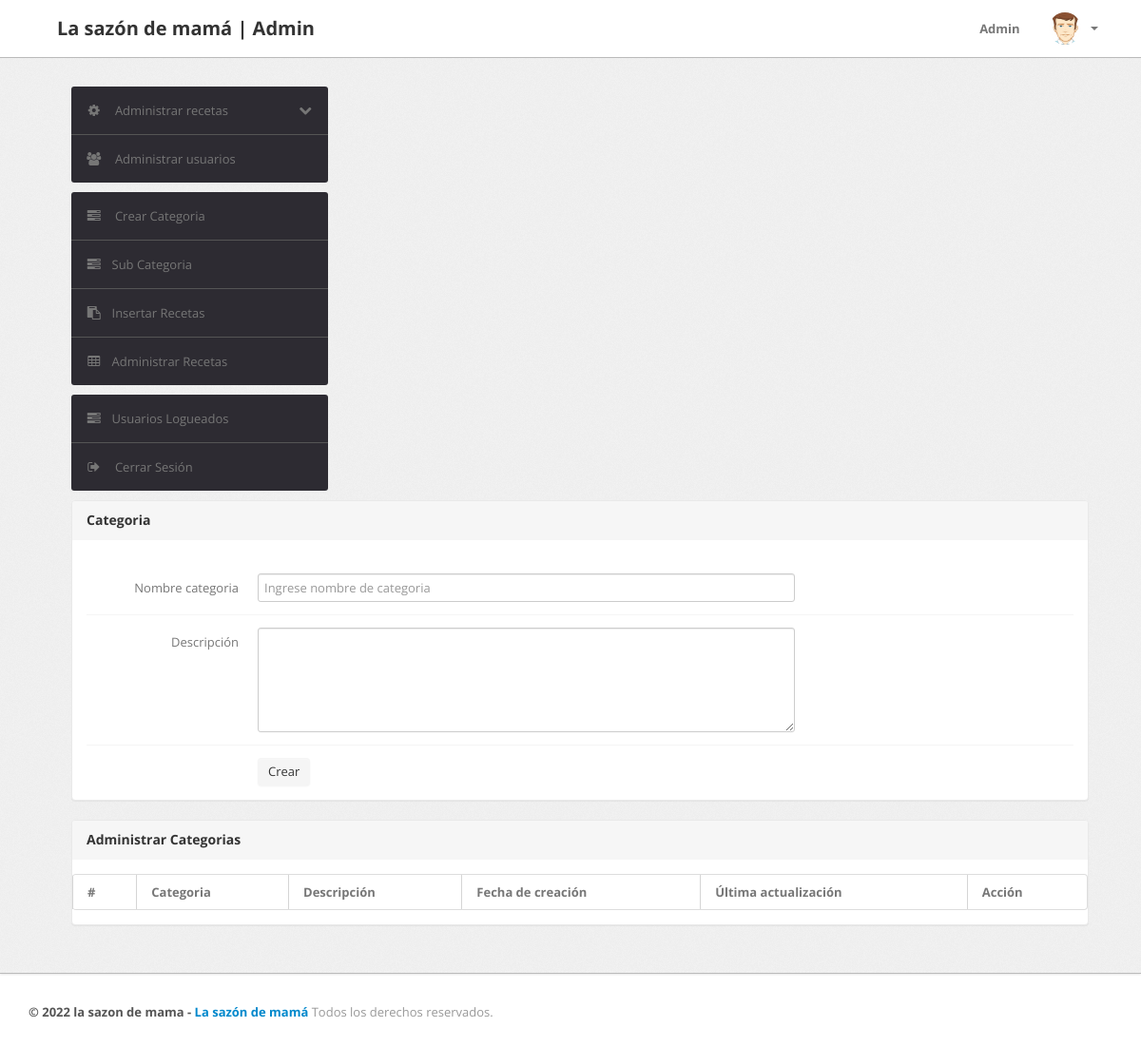
/admin/category.php (signed in), run on an earlier commit of the app's database.
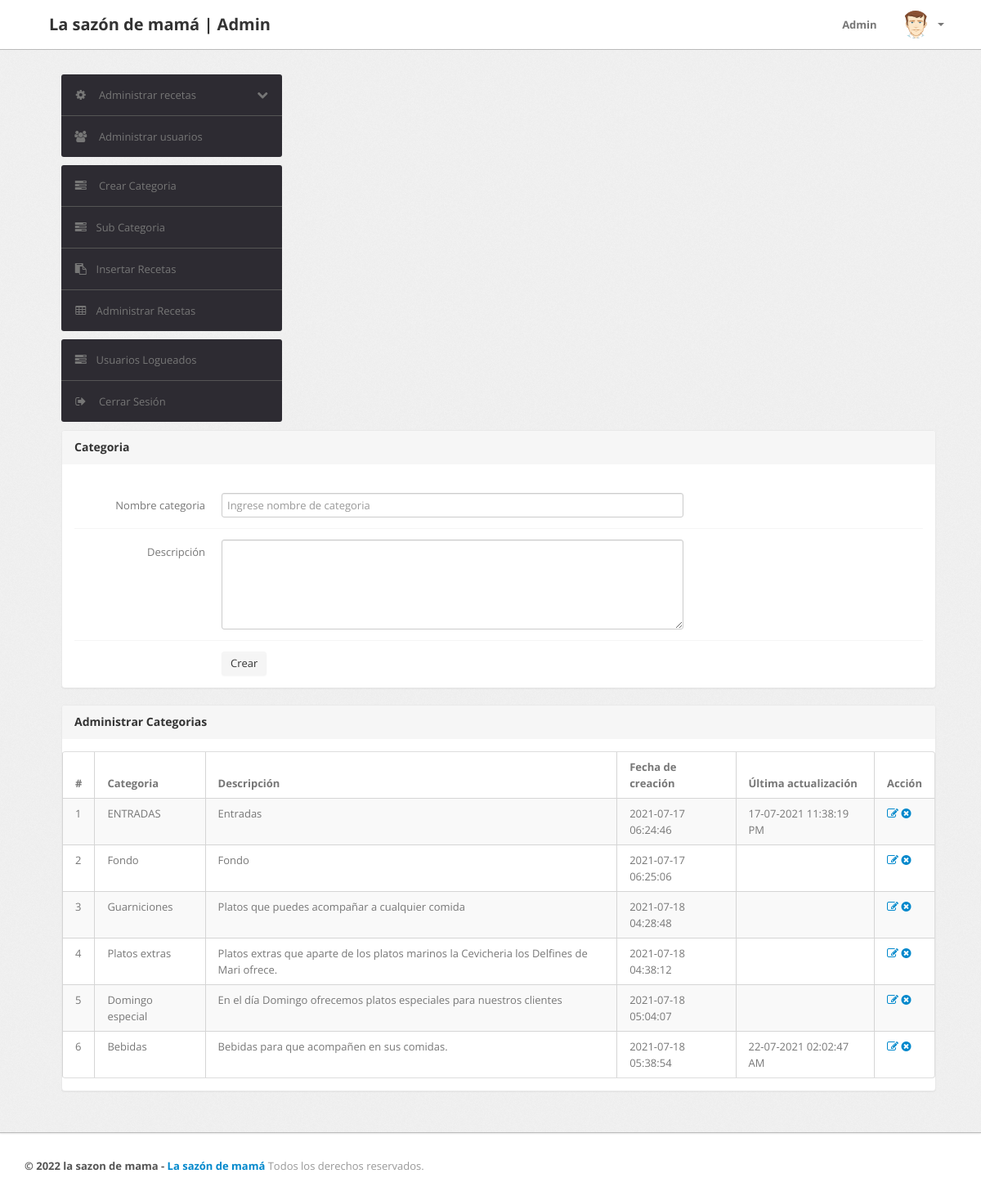
And on a later commit of the database.
### tables this page shows
CREATE TABLE `category` (
  `id` int(11) NOT NULL,
  `categoryName` varchar(255) DEFAULT NULL,
  `categoryDescription` longtext DEFAULT NULL,
  `creationDate` timestamp NOT NULL DEFAULT current_timestamp(),
  `updationDate` varchar(255) DEFAULT NULL
);

### admin/category.php (the view, shortened to what this page needs)
<?php
include('include/config.php');
if(strlen($_SESSION['alogin'])==0)
	{
header('location:index.php');
}
else{
?>
<!DOCTYPE html>
<html lang="es">
<head>
	<link type="text/css" href="bootstrap/css/bootstrap.min.css" rel="stylesheet">
	<link type="text/css" href="bootstrap/css/bootstrap-responsive.min.css" rel="stylesheet">
	<link type="text/css" href="css/theme.css" rel="stylesheet">
	<link type="text/css" href="images/icons/css/font-awesome.css" rel="stylesheet">
</head>
<body>
<?php include('include/header.php');?>
	<div class="wrapper">
		<div class="container">
			<div class="row">
<?php include('include/sidebar.php');?>
			<div class="span11">
					<div class="content">
						<div class="module">
							<div class="module-head">
								<h3>Categoria</h3>
							</div>
							<div class="module-body">
									<br />
			<form class="form-horizontal row-fluid" name="Category" method="post" >
<div class="control-group">
<label class="control-label" for="basicinput">Nombre categoria</label>
<div class="controls">
<input type="text" placeholder="Ingrese nombre de categoria"  name="category" class="span8 tip" required>
</div>
</div>
<div class="control-group">
											<label class="control-label" for="basicinput">Descripción</label>
											<div class="controls">
												<textarea class="span8" name="description" rows="5"></textarea>
											</div>
										</div>
	<div class="control-group">
											<div class="controls">
												<button type="submit" name="submit" class="btn">Crear</button>
											</div>
										</div>
									</form>
							</div>
						</div>
	<div class="module">
							<div class="module-head">
								<h3>Administrar Categorias</h3>
							</div>
							<div class="module-body table">
								<table cellpadding="0" cellspacing="0" border="0" class="datatable-1 table table-bordered table-striped	 display" width="100%">
									<thead>
										<tr>
											<th>#</th>
											<th>Categoria</th>
											<th>Descripción</th>
											<th>Fecha de creación</th>
											<th>Última actualización</th>
											<th>Acción</th>
										</tr>
									</thead>
									<tbody>
<?php $query=mysqli_query($con,"select * from category");
$cnt=1;
while($row=mysqli_fetch_array($query))
{
?>
										<tr>
											<td><?php echo htmlentities($cnt);?></td>
											<td><?php echo htmlentities($row['categoryName']);?></td>
											<td><?php echo htmlentities($row['categoryDescription']);?></td>
											<td> <?php echo htmlentities($row['creationDate']);?></td>
											<td><?php echo htmlentities($row['updationDate']);?></td>
											<td>
											<a href="edit-category.php?id=<?php echo $row['id']?>" ><i class="icon-edit"></i></a>
											<a href="category.php?id=<?php echo $row['id']?>&del=delete" onClick="return confirm('Are you sure you want to delete?')"><i class="icon-remove-sign"></i></a></td>
										</tr>
										<?php $cnt=$cnt+1; } ?>
								</table>
							</div>
						</div>
					</div>
				</div>
			</div>
		</div>
	</div>
<?php include('include/footer.php');?>
</body>
<?php } ?>

### admin/include/header.php (shortened to what this page needs)
<div class="navbar navbar-fixed-top">
		<div class="navbar-inner">
			<div class="container">
			  	<a class="brand" href="#">
			  		La sazón de mamá | Admin
			  	</a>
				<div class="nav-collapse collapse navbar-inverse-collapse">
					<ul class="nav pull-right">
						<li><a href="#">
							Admin
						</a></li>
						<li class="nav-user dropdown">
							<a href="#" class="dropdown-toggle" data-toggle="dropdown">
								<img src="images/user.png" class="nav-avatar" />
								<b class="caret"></b>
							</a>
						</li>
					</ul>
				</div>
			</div>
		</div>
	</div>

### admin/include/sidebar.php (shortened to what this page needs)
<div class="span3">
					<div class="sidebar">
<ul class="widget widget-menu unstyled">
							<li>
								<a class="collapsed" data-toggle="collapse" href="#togglePages">
									<i class="menu-icon icon-cog"></i>
									<i class="icon-chevron-down pull-right"></i><i class="icon-chevron-up pull-right"></i>
									Administrar recetas
								</a>
							</li>
							<li>
								<a href="manage-users.php">
									<i class="menu-icon icon-group"></i>
									Administrar usuarios
								</a>
							</li>
						</ul>
						<ul class="widget widget-menu unstyled">
                                <li><a href="category.php"><i class="menu-icon icon-tasks"></i> Crear Categoria </a></li>
                                <li><a href="subcategory.php"><i class="menu-icon icon-tasks"></i>Sub Categoria </a></li>
                                <li><a href="insert-product.php"><i class="menu-icon icon-paste"></i>Insertar Recetas</a></li>
                                <li><a href="manage-products.php"><i class="menu-icon icon-table"></i>Administrar Recetas </a></li>
                            </ul>
						<ul class="widget widget-menu unstyled">
							<li><a href="user-logs.php"><i class="menu-icon icon-tasks"></i>Usuarios Logueados</a></li>
							<li>
								<a href="logout.php">
									<i class="menu-icon icon-signout"></i>
									Cerrar Sesión
								</a>
							</li>
						</ul>
					</div>
				</div>

### admin/include/footer.php
<div class="footer">
	<div class="container">
		<b class="copyright">&copy; 2022 la sazon de mama - <a href="https://www.facebook.com/El-saz%C3%B3n-de-mam%C3%A1-105717658384207/">La sazón de mamá</a> </b> Todos los derechos reservados.
	</div>
</div>

What changed in the data, as far as the page shows it:
added category: categoryName "ENTRADAS", categoryDescription "Entradas", creationDate "2021-07-17 06:24:46", updationDate "17-07-2021 11:38:19 PM"
added category: categoryName "Fondo", categoryDescription "Fondo", creationDate "2021-07-17 06:25:06"
added category: categoryName "Guarniciones", categoryDescription "Platos que puedes acompañar a cualquier comida", creationDate "2021-07-18 04:28:48"
added category: categoryName "Platos extras", categoryDescription "Platos extras que aparte de los platos marinos la Cevicheria los Delfines de Mari ofrece.", creationDate "2021-07-18 04:38:12"
added category: categoryName "Domingo especial", categoryDescription "En el día Domingo ofrecemos platos especiales para nuestros clientes", creationDate "2021-07-18 05:04:07"
added category: categoryName "Bebidas", categoryDescription "Bebidas para que acompañen en sus comidas.", creationDate "2021-07-18 05:38:54", updationDate "22-07-2021 02:02:47 AM"
